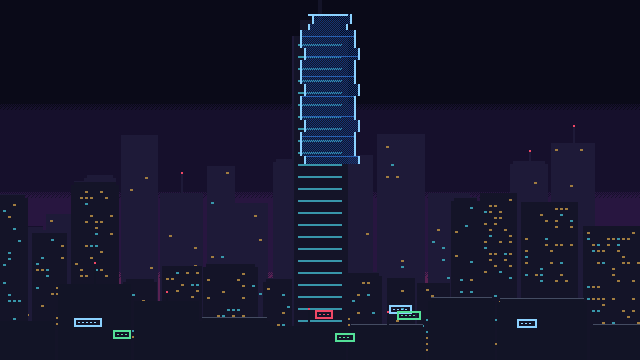
#> input picture Art/Export/backgrounds/city_night_composite.png, 640 x 360 px
$ python -i scene_oldtown.py   (imports and definitions only)
#> lines starting #> are read from the running program, lines starting #| are printed output that depends on the picture
### tools/art/artkit.py
"""코드 기반 아트 제작 도구 (Pillow).

이 게임의 그림(타일·UI·아이콘)은 AI 이미지 생성이 아니라 코드로 그린다.
레시피(Art/recipes/*.py)가 이 모듈의 함수로 그림을 만들고 PNG로 저장한다.
저장소 기준 상대 경로만 사용한다(공개 저장소 — 로컬 절대 경로 금지).
"""
from __future__ import annotations

import json
from pathlib import Path

from PIL import Image, ImageDraw, ImageFilter

REPO = Path(__file__).resolve().parents[2]
EXPORT = REPO / "Art" / "Export"

# 팔레트 [제안] — Docs/Art/art-pipeline.md 와 같은 값. 바꿀 때는 두 곳을 함께 고친다.
PALETTE = {
    "reality_bg": (24, 28, 36, 255),      # 현실 층 바닥(어두운 회청)
    "reality_wall": (58, 64, 78, 255),    # 현실 층 벽
    "reality_edge": (96, 104, 122, 255),  # 현실 층 윤곽
    "door": (170, 120, 60, 255),          # 문
    "bp_bg": (14, 52, 110, 255),          # 설계도 층 바탕(청사진)
    "bp_line": (150, 210, 255, 255),      # 설계도 선
    "bp_grid": (60, 120, 190, 255),       # 설계도 격자
    "accent": (255, 80, 110, 255),        # 경고·추적도
    "ok": (90, 230, 160, 255),            # 완료·통과
}


def canvas(w: int, h: int, color=(0, 0, 0, 0)) -> Image.Image:
    """투명(기본) RGBA 캔버스."""
    return Image.new("RGBA", (w, h), color)


# [8 lines left out: function grid, not called in this run]


def rect(img: Image.Image, box, outline=None, fill=None, width: int = 1) -> None:
    ImageDraw.Draw(img).rectangle(box, outline=outline, fill=fill, width=width)


def line(img: Image.Image, pts, color, width: int = 1) -> None:
    ImageDraw.Draw(img).line(pts, fill=color, width=width)


# [57 lines left out: functions arrow, glow, save, contact_sheet, not called in this run]


# ---------------------------------------------------------------------------
# 도트(픽셀아트) 도구 — D-035. 안티앨리어싱·블러 없이 픽셀 단위로만 그린다.
# ---------------------------------------------------------------------------

# 도트 공유 팔레트 [제안] — 문자 하나 = 색 하나. '.' 은 투명.
PIX = {
    ".": (0, 0, 0, 0),
    "K": (18, 20, 38, 255),     # 외곽선(짙은 남색)
    "0": (30, 34, 48, 255),     # 현실 바닥 어두움
    "1": (42, 48, 64, 255),     # 현실 바닥 밝음
    "2": (68, 76, 98, 255),     # 벽 중간
    "3": (104, 114, 140, 255),  # 벽 밝음·금속
    "4": (50, 56, 74, 255),     # 벽 어두움
    "D": (150, 96, 52, 255),    # 문
    "d": (100, 62, 34, 255),    # 문 어두움
    "h": (232, 200, 110, 255),  # 손잡이·하이라이트
    "G": (84, 224, 152, 255),   # 완료·통과(민트)
    "g": (36, 128, 92, 255),    # 민트 어두움
    "Y": (240, 210, 90, 255),   # 체크 지점
    "y": (150, 120, 40, 255),   # 체크 지점 어두움
    "R": (240, 72, 102, 255),   # 경고·추적도·조준
    "r": (140, 36, 60, 255),    # 경고 어두움
    "B": (18, 54, 118, 255),    # 청사진 바탕
    "b": (40, 96, 176, 255),    # 청사진 격자
    "C": (140, 210, 255, 255),  # 청사진 선
    "W": (236, 246, 255, 255),  # 흰 하이라이트
    "T": (40, 150, 160, 255),   # 인물 옷(청록)
    "t": (24, 92, 104, 255),    # 인물 옷 어두움
    "S": (226, 176, 140, 255),  # 피부
    # 배경(도시 야경) 전용 [제안]
    "a": (10, 10, 24, 255),     # 하늘 위
    "e": (22, 16, 44, 255),     # 하늘 중간
    "f": (40, 22, 64, 255),     # 하늘 아래
    "i": (88, 34, 82, 255),     # 지평선 스모그 빛
    "j": (30, 26, 56, 255),     # 먼 건물
    "k": (20, 20, 40, 255),     # 중간 건물
    "w": (160, 124, 64, 255),   # 창문 불빛(따뜻)
    "c": (56, 150, 170, 255),   # 창문 불빛(차가움)
    # 초상(96×96) 전용 [제안]
    "l": (248, 214, 188, 255),  # 피부 밝음
    "s": (196, 138, 118, 255),  # 피부 그림자
    "H": (64, 58, 92, 255),     # 머리카락(짙은 보라 회색)
    "J": (38, 34, 60, 255),     # 머리카락 어두움
    "U": (110, 104, 146, 255),  # 머리카락 하이라이트
    "v": (22, 74, 96, 255),     # 눈동자 어두움
    "m": (172, 96, 100, 255),   # 입
    # 인물 원화 기준(W-040, 2026-11-25) [제안] — 러너 주황 윈드브레이커·카키 바지·갈색 머리, 해커 남색 재킷
    "A": (252, 178, 92, 255),   # 주황 밝음
    "O": (236, 124, 46, 255),   # 주황
    "o": (170, 72, 36, 255),    # 주황 어두움
    "x": (156, 146, 104, 255),  # 카키
    "z": (100, 94, 66, 255),    # 카키 어두움
    "p": (110, 70, 44, 255),    # 갈색 머리
    "E": (62, 38, 30, 255),     # 갈색 머리 어두움
    "n": (48, 54, 96, 255),     # 남색 재킷
    "N": (30, 32, 62, 255),     # 남색 재킷 어두움
}


def draw_poly(im: Image.Image, pts, ch: str) -> None:
    """안티앨리어싱 없는 다각형 채우기(팔레트 문자)."""
    ImageDraw.Draw(im).polygon(pts, fill=PIX[ch])


# [7 lines left out: function draw_ellipse, not called in this run]


def draw_line(im: Image.Image, pts, ch: str, width: int = 1) -> None:
    ImageDraw.Draw(im).line(pts, fill=PIX[ch], width=width)


# [16 lines left out: functions pmap, pset, not called in this run]


def pfill(im: Image.Image, x0: int, y0: int, x1: int, y1: int, ch: str) -> None:
    """양 끝 포함 사각 채우기."""
    for y in range(max(0, y0), min(im.height - 1, y1) + 1):
        for x in range(max(0, x0), min(im.width - 1, x1) + 1):
            im.putpixel((x, y), PIX[ch])


def pbox(im: Image.Image, x0: int, y0: int, x1: int, y1: int, ch: str) -> None:
    """양 끝 포함 1px 테두리."""
    for x in range(x0, x1 + 1):
        im.putpixel((x, y0), PIX[ch]); im.putpixel((x, y1), PIX[ch])
    for y in range(y0, y1 + 1):
        im.putpixel((x0, y), PIX[ch]); im.putpixel((x1, y), PIX[ch])


# [17 lines left out: functions recolor, over, not called in this run]


def upscale(im: Image.Image, k: int) -> Image.Image:
    """정수 배율 Nearest 확대(미리보기용)."""
    return im.resize((im.width * k, im.height * k), Image.NEAREST)


# [26 lines left out: functions palette_check, mask_draw, outline_outside, not called in this run]

### Art/recipes/scene_building.py
"""측면 단면도 테스트 맵 아트 시안 — D-063~D-066, 02-02 §0-2

- 맵 = 3층 × 5섹터(섹터 160×96) + 지붕·지면. 화면보다 크다(D-063: 일부만 보임)
- 방마다 다른 실내(로비·복도·창고·계단실·사무실·서버실·엘리베이터), 창 너머 도시 야경
- 오브젝트(문·계단 셔터·엘리베이터·차단막·출구·단말·중계기)는 현실/설계도 두 상태를 따로 그린다
- 이펙트·파티클 없음(D-040), 공유 팔레트, 안티앨리어싱 없음
[시안] 테스트 맵 배치는 임시(레벨 기획 전)
"""
from PIL import Image

from artkit import (EXPORT, PIX, canvas, draw_line, draw_poly, outline_outside, over, palette_check,
                    pbox, pfill, pset, save, upscale)
from pixfont import draw_text, text_width
from ui_mvp import badge, frame, gauge, window_frame

SW, SH = 160, 96           # 섹터 크기
COLS, FLOORS = 5, 3
ROOF, GROUND = 24, 32
MW, MH = SW * COLS, ROOF + SH * FLOORS + GROUND   # 800 × 344
WALL = 6                    # 바닥·천장 두께

# 섹터 종류(층은 위에서부터 0) — 임시 테스트 맵
ROOMS = [
    ["office", "office", "server", "corridor", "elevator"],
    ["office", "corridor", "corridor", "stairs", "elevator"],
    ["lobby", "corridor", "storage", "storage", "stairs"],
]


def sx(c): return c * SW
def sy(f): return ROOF + f * SH


# [6 lines left out: function dither, not called in this run]


def window(im, x, y, w, h, city, ox):
    view = city.crop((ox, 120, ox + w, 120 + h))
    im.alpha_composite(view, (x, y))
    pbox(im, x - 1, y - 1, x + w, y + h, "2")
    pfill(im, x + w // 2, y, x + w // 2, y + h - 1, "2")


def room(im, kind, c, f, city):
    x0, y0 = sx(c), sy(f)
    x1, y1 = x0 + SW - 1, y0 + SH - 1
    wall = {"lobby": "1", "corridor": "0", "storage": "4", "office": "1", "server": "a",
            "stairs": "0", "elevator": "k"}[kind]
    pfill(im, x0, y0 + WALL, x1, y1 - WALL, wall)
    pfill(im, x0, y1 - WALL + 1, x1, y1, "2")             # 바닥 슬래브
    pfill(im, x0, y1 - WALL + 1, x1, y1 - WALL + 1, "3")
    fy = y1 - WALL                                        # 바닥 높이(걷는 선)
    if kind == "lobby":
        window(im, x0 + 14, y0 + 18, 48, 40, city, 40 + c * 50)
        pfill(im, x0 + 90, fy - 22, x0 + 140, fy, "2"); pfill(im, x0 + 90, fy - 22, x0 + 140, fy - 20, "3")  # 안내 데스크
        pfill(im, x0 + 70, fy - 30, x0 + 74, fy, "g"); pfill(im, x0 + 66, fy - 38, x0 + 78, fy - 28, "G")   # 화분
    elif kind == "corridor":
        for lx in (x0 + 40, x0 + 120):                    # 천장 조명
            pfill(im, lx - 8, y0 + WALL, lx + 8, y0 + WALL + 2, "3")
        pfill(im, x0 + 70, y0 + 30, x0 + 90, y0 + 44, "B"); pbox(im, x0 + 70, y0 + 30, x0 + 90, y0 + 44, "C")  # 안내판
    elif kind == "storage":
        for i, (bx, h) in enumerate([(10, 34), (46, 50), (84, 26), (120, 42)]):
            pfill(im, x0 + bx, fy - h, x0 + bx + 30, fy, "D" if i % 2 else "d")
            pbox(im, x0 + bx, fy - h, x0 + bx + 30, fy, "K")
            pfill(im, x0 + bx + 4, fy - h + 4, x0 + bx + 26, fy - h + 5, "h")
    elif kind == "office":
        window(im, x0 + 20, y0 + 16, 120, 34, city, 200 + c * 40)
        for dx in (20, 90):                               # 책상 + 모니터
            pfill(im, x0 + dx, fy - 16, x0 + dx + 44, fy - 14, "3"); pfill(im, x0 + dx + 2, fy - 13, x0 + dx + 4, fy, "4")
            pfill(im, x0 + dx + 14, fy - 30, x0 + dx + 30, fy - 18, "K"); pfill(im, x0 + dx + 16, fy - 28, x0 + dx + 28, fy - 20, "B")
    elif kind == "server":
        for bx in range(10, 150, 28):                     # 서버 랙
            pfill(im, x0 + bx, y0 + 16, x0 + bx + 20, fy, "k"); pbox(im, x0 + bx, y0 + 16, x0 + bx + 20, fy, "K")
            for ly in range(y0 + 22, fy - 4, 6):
                pset(im, x0 + bx + 4, ly, "G" if (bx + ly) % 3 else "R")
    elif kind == "stairs":
        for i in range(12):                               # 계단 사선
            pfill(im, x0 + 40 + i * 7, fy - i * 6 - 6, x0 + 46 + i * 7, fy - i * 6, "3")
        draw_line(im, [(x0 + 40, fy - 20), (x0 + 124, fy - 90)], "2", 2)  # 난간
    elif kind == "elevator":
        pfill(im, x0 + 50, y0 + WALL, x0 + 110, y1 - WALL, "a")          # 승강로
        pfill(im, x0 + 78, y0 + WALL, x0 + 82, y1 - WALL, "2")           # 케이블
    pbox(im, x0, y0, x1, y1, "K")


# [118 lines left out: functions building, door, shutter, elevator_car, blocker, exit_sign and 5 more, not called in this run]


# 오브젝트 배치(맵 좌표): (이름, 그림 함수, x, y_바닥기준, 층)
def place(im, sprite, c, f, x_in, from_floor=True):
    fy = sy(f) + SH - WALL
    im.alpha_composite(sprite, (sx(c) + x_in, fy - sprite.height if from_floor else sy(f) + WALL))


# [19 lines left out: function map_with_objects, not called in this run]


def upscale_courier():
    return Image.open(EXPORT / "sprites/courier_right.png").convert("RGBA")


# [40 lines left out: functions game_mockup, build, not called in this run]

### tools/art/pixfont.py
"""5×7 도트 글꼴(대문자·숫자·일부 기호) — UI 아트·키 표시용.

이 프로젝트에서 새로 작성한 글리프다(외부 글꼴 복사 아님).
본문 텍스트용 글꼴은 별도로 정한다(OFL 등 재배포 가능 글꼴).
"""
from PIL import Image

from artkit import PIX

G = {
    "A": ".###.|#...#|#...#|#####|#...#|#...#|#...#",
    "B": "####.|#...#|#...#|####.|#...#|#...#|####.",
    "C": ".###.|#...#|#....|#....|#....|#...#|.###.",
    "D": "####.|#...#|#...#|#...#|#...#|#...#|####.",
    "E": "#####|#....|#....|####.|#....|#....|#####",
    "F": "#####|#....|#....|####.|#....|#....|#....",
    "G": ".###.|#...#|#....|#.###|#...#|#...#|.####",
    "H": "#...#|#...#|#...#|#####|#...#|#...#|#...#",
    "I": ".###.|..#..|..#..|..#..|..#..|..#..|.###.",
    "J": "..###|...#.|...#.|...#.|...#.|#..#.|.##..",
    "K": "#...#|#..#.|#.#..|##...|#.#..|#..#.|#...#",
    "L": "#....|#....|#....|#....|#....|#....|#####",
    "M": "#...#|##.##|#.#.#|#.#.#|#...#|#...#|#...#",
    "N": "#...#|#...#|##..#|#.#.#|#..##|#...#|#...#",
    "O": ".###.|#...#|#...#|#...#|#...#|#...#|.###.",
    "P": "####.|#...#|#...#|####.|#....|#....|#....",
    "Q": ".###.|#...#|#...#|#...#|#.#.#|#..#.|.##.#",
    "R": "####.|#...#|#...#|####.|#.#..|#..#.|#...#",
    "S": ".####|#....|#....|.###.|....#|....#|####.",
    "T": "#####|..#..|..#..|..#..|..#..|..#..|..#..",
    "U": "#...#|#...#|#...#|#...#|#...#|#...#|.###.",
    "V": "#...#|#...#|#...#|#...#|#...#|.#.#.|..#..",
    "W": "#...#|#...#|#...#|#.#.#|#.#.#|#.#.#|.#.#.",
    "X": "#...#|#...#|.#.#.|..#..|.#.#.|#...#|#...#",
    "Y": "#...#|#...#|.#.#.|..#..|..#..|..#..|..#..",
    "Z": "#####|....#|...#.|..#..|.#...|#....|#####",
    "0": ".###.|#...#|#..##|#.#.#|##..#|#...#|.###.",
    "1": "..#..|.##..|..#..|..#..|..#..|..#..|.###.",
    "2": ".###.|#...#|....#|...#.|..#..|.#...|#####",
    "3": "####.|....#|....#|.###.|....#|....#|####.",
    "4": "...#.|..##.|.#.#.|#..#.|#####|...#.|...#.",
    "5": "#####|#....|####.|....#|....#|#...#|.###.",
    "6": "..##.|.#...|#....|####.|#...#|#...#|.###.",
    "7": "#####|....#|...#.|..#..|.#...|.#...|.#...",
    "8": ".###.|#...#|#...#|.###.|#...#|#...#|.###.",
    "9": ".###.|#...#|#...#|.####|....#|...#.|.##..",
    " ": ".....|.....|.....|.....|.....|.....|.....",
    "]": ".###.|...#.|...#.|...#.|...#.|...#.|.###.",
    "[": ".###.|.#...|.#...|.#...|.#...|.#...|.###.",
    ">": ".#...|..#..|...#.|....#|...#.|..#..|.#...",
    "<": "...#.|..#..|.#...|#....|.#...|..#..|...#.",
    "/": "....#|....#|...#.|..#..|.#...|#....|#....",
    ":": ".....|..#..|..#..|.....|..#..|..#..|.....",
    "-": ".....|.....|.....|#####|.....|.....|.....",
    ".": ".....|.....|.....|.....|.....|.##..|.##..",
    "!": "..#..|..#..|..#..|..#..|..#..|.....|..#..",
    "?": ".###.|#...#|....#|...#.|..#..|.....|..#..",
    "'": "..#..|..#..|.#...|.....|.....|.....|.....",
    "↑": "..#..|.###.|#.#.#|..#..|..#..|..#..|..#..",
    "↓": "..#..|..#..|..#..|..#..|#.#.#|.###.|..#..",
    "★": "..#..|..#..|#####|.###.|.###.|##.##|#...#",
    "#": ".#.#.|.#.#.|#####|.#.#.|#####|.#.#.|.#.#.",
    "(": "...#.|..#..|.#...|.#...|.#...|..#..|...#.",
    ")": ".#...|..#..|...#.|...#.|...#.|..#..|.#...",
    ",": ".....|.....|.....|.....|.##..|..#..|.#...",
    "_": ".....|.....|.....|.....|.....|.....|#####",
    "%": "##..#|##..#|...#.|..#..|.#...|#..##|#..##",
}
W, H, SP = 5, 7, 1


def text_width(s: str) -> int:
    return len(s) * (W + SP) - SP if s else 0


def draw_text(im: Image.Image, x: int, y: int, s: str, ch: str) -> int:
    """대문자로 바꿔 그린다. 반환값: 그린 폭."""
    px = im.load()
    for i, c in enumerate(s.upper()):
        rows = G.get(c, G["?"]).split("|")
        for gy, row in enumerate(rows):
            for gx, v in enumerate(row):
                if v == "#":
                    X, Y = x + i * (W + SP) + gx, y + gy
                    if 0 <= X < im.width and 0 <= Y < im.height:
                        px[X, Y] = PIX[ch]
    return text_width(s)


# [12 lines left out: function atlas, not called in this run]

### Art/recipes/scene_oldtown.py
"""챕터 1(구시가지 여러 빌딩, D-067) 맵·이동형 오브젝트 시안 — 02-02 §0-3(위치 어긋남 제안), 03-01 §2

- 맵 = 건물 A(왼쪽, 2층 + 옥상) · 골목 틈 · 건물 B(오른쪽, 3층)
- 낡은 벽돌 외벽, 옛 상가·셋방·세탁소 실내, 골목 틈은 바닥 없이 도시가 보임
- 이동형 오브젝트: 건물 사이 철판 다리(단계 0~3, 1단계 32px), 옥상 간판 발판
[시안] 배치는 03-01 §2 제안
"""
from PIL import Image

import scene_building as sb
import scene_home as sh
from artkit import EXPORT, PIX, canvas, draw_line, over, palette_check, pbox, pfill, pset, save, upscale
from pixfont import draw_text

# 층 0 = 옥상층(3F), 1 = 2F, 2 = 1F. None = 하늘(건물 없음), "gap" = 골목 틈
ROWS = [
    ["roof", "roof", "gap", "flat", "flat"],
    ["flat", "stairs", "gap", "corridor", "stairs"],
    ["shop", "stairs", "alley", "lobby", "stairs"],
]
BRICK, BRICK_D = "d", "D"


def brick_wall(im, x0, y0, x1, y1):
    """외벽 단면: 어두운 벽돌색 띠 + 테두리(사다리처럼 보이지 않게 단색)."""
    pfill(im, x0, y0, x1, y1, BRICK)
    pbox(im, x0, y0, x1, y1, "K")


def room(im, kind, c, f, city):
    x0, y0 = sb.sx(c), sb.sy(f)
    x1, y1 = x0 + sb.SW - 1, y0 + sb.SH - 1
    fy = y1 - sb.WALL
    if kind in ("gap", "alley"):
        cx = (x0 + 120) % 480 if (x0 + 120) % 480 < 260 or (x0 + 120) % 480 > 360 else 380   # 관리 타워(청사진) 구역을 피해 자름
        im.alpha_composite(city.crop((cx, y0, cx + sb.SW, y0 + sb.SH)), (x0, y0))
        if kind == "alley":                                   # 1층 골목: 철망(통행 불가)
            pfill(im, x0, fy + 1, x1, y1, "4")
            for x in range(x0 + 4, x1, 8):
                draw_line(im, [(x, fy - 40), (x + 8, fy)], "2"); draw_line(im, [(x + 8, fy - 40), (x, fy)], "2")
            pfill(im, x0, fy - 42, x1, fy - 41, "3")
        return
    if kind == "roof":                                        # 옥상: 하늘 + 난간 + 물탱크(관리 타워 구역을 피해 자름)
        im.alpha_composite(city.crop((420, y0, 420 + sb.SW, y0 + sb.SH)), (x0, y0))
        pfill(im, x0, fy + 1, x1, y1, "2"); pfill(im, x0, fy + 1, x1, fy + 1, "3")
        for x in range(x0, x1, 10):
            pfill(im, x, fy - 12, x + 1, fy, "3")
        pfill(im, x0, fy - 12, x1, fy - 11, "3")
        if c == 0:
            pfill(im, x0 + 30, fy - 40, x0 + 70, fy, "4"); pbox(im, x0 + 30, fy - 40, x0 + 70, fy, "K")
        return
    if kind == "shop":
        pfill(im, x0, y0 + sb.WALL, x1, y1 - sb.WALL, "1")
        pfill(im, x0 + 10, fy - 30, x0 + 80, fy, "4"); pfill(im, x0 + 10, fy - 32, x0 + 80, fy - 30, "3")   # 진열대
        for i in range(5):
            pfill(im, x0 + 14 + i * 13, fy - 28, x0 + 22 + i * 13, fy - 20, "RGYCh"[i])
        pfill(im, x0 + 100, y0 + 20, x0 + 150, y0 + 34, "R"); draw_text(im, x0 + 104, y0 + 24, "24H", "W")
        pfill(im, x0, y1 - sb.WALL + 1, x1, y1, "2"); pbox(im, x0, y0, x1, y1, "K")
        return
    if kind == "flat":                                        # 셋방: 낡은 벽지, 창, 옷걸이
        pfill(im, x0, y0 + sb.WALL, x1, y1 - sb.WALL, "4")
        for x in range(x0 + 6, x1, 12):
            pfill(im, x, y0 + sb.WALL, x, y1 - sb.WALL, "2")
        sb.window(im, x0 + 20, y0 + 18, 44, 30, city, 120 + c * 30)
        draw_line(im, [(x0 + 90, y0 + 20), (x0 + 150, y0 + 20)], "3")
        for i, col in enumerate("RYG"):
            pfill(im, x0 + 96 + i * 18, y0 + 21, x0 + 106 + i * 18, y0 + 40, col)
        pfill(im, x0, y1 - sb.WALL + 1, x1, y1, "2"); pbox(im, x0, y0, x1, y1, "K")
        return
    sb.room(im, kind, c, f, city)


STEP = 40          # 1단계 이동 거리(px). 4단계면 틈(160px)을 다 덮는다


def bridge(step):
    """철판 다리 그림(160×8). 단계 0 = 건물 A 안에 접혀 있음, 단계 4 = 틈을 다 덮음."""
    im = canvas(160, 8)
    pfill(im, 0, 0, 159, 5, "3"); pfill(im, 0, 6, 159, 7, "4"); pbox(im, 0, 0, 159, 7, "K")
    for x in range(6, 154, 12):
        pset(im, x, 3, "2")
    return im


def sign_plank():
    """옥상 간판(발판으로 쓰는 낡은 간판)."""
    im = canvas(96, 14)
    pfill(im, 0, 0, 95, 13, "R"); pbox(im, 0, 0, 95, 13, "K"); draw_text(im, 6, 4, "HOTEL ROSE", "W")
    return im


def base():
    floors, cols = len(ROWS), len(ROWS[0])
    mw, mh = sb.SW * cols, sb.ROOF + sb.SH * floors + sb.GROUND
    city = Image.open(EXPORT / "backgrounds/city_night_composite.png").convert("RGBA")
#> city is the input picture: PIL image 640x360 RGBA; mean R, G, B, A 21.1, 21.1, 43, 255
    im = canvas(mw, mh, PIX["a"])
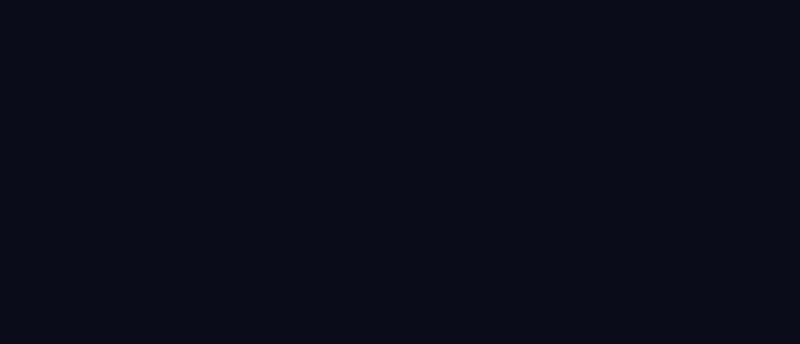
#> im: PIL image 800x344 RGBA; mean R, G, B, A 10, 10, 24, 255
    im.alpha_composite(city.crop((0, 0, 640, mh)), (0, 0))
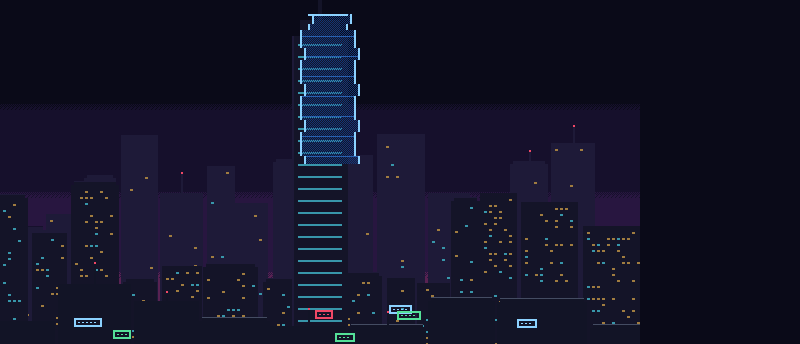
#> im: PIL image 800x344 RGBA; mean R, G, B, A 19, 18.9, 39.4, 255
    im.alpha_composite(city.crop((480, 0, 640, mh)), (640, 0))
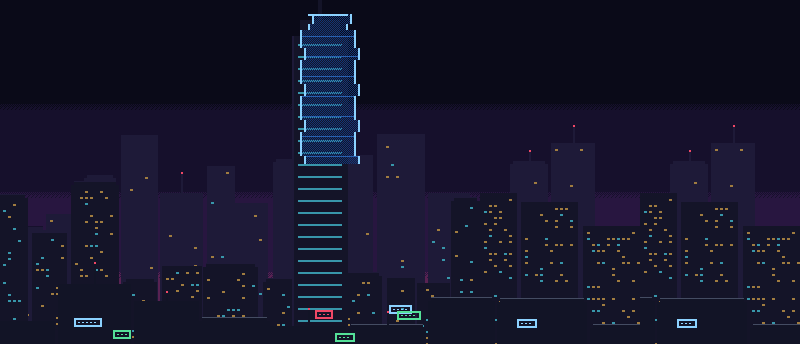
#> im: PIL image 800x344 RGBA; mean R, G, B, A 21, 20.7, 42.4, 255
    for f, row in enumerate(ROWS):
        for c, kind in enumerate(row):
            room(im, kind, c, f, city)
    # 외벽(벽돌): 건물 A 오른쪽 끝, 건물 B 왼쪽 끝 바깥면
    brick_wall(im, sb.sx(2) - 6, sb.sy(1), sb.sx(2) - 1, sb.sy(3) - 1)
#> in brick_wall, `pfill(im, x0, y0, x1, y1, BRICK)`:
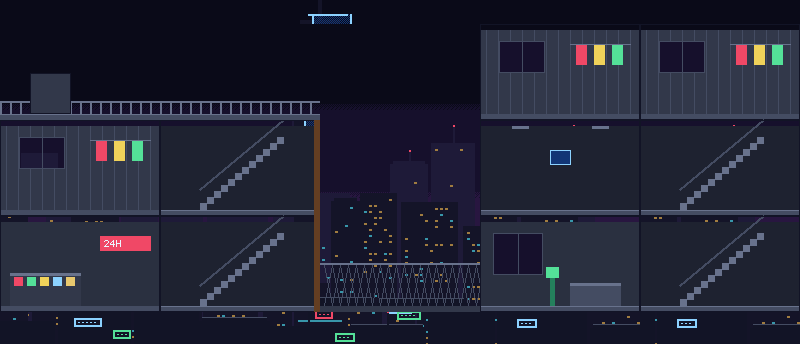
#> im: PIL image 800x344 RGBA; mean R, G, B, A 33.4, 35.5, 52.3, 255
    brick_wall(im, sb.sx(3), sb.sy(0), sb.sx(3) + 5, sb.sy(3) - 1)
    pfill(im, 0, sb.sy(floors), mw - 1, mh - 1, "K"); pfill(im, 0, sb.sy(floors), mw - 1, sb.sy(floors) + 1, "2")
#> after `pfill(im, 0, sb.sy(floors), mw - 1, sb.sy(floors) + 1, '2')`:
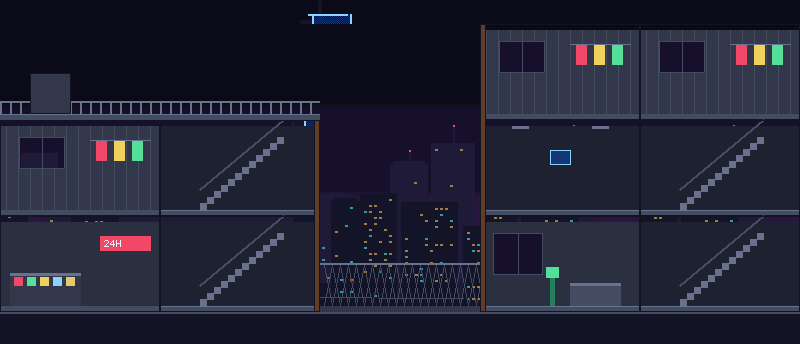
#> im: PIL image 800x344 RGBA; mean R, G, B, A 33.4, 35.1, 51.9, 255
    return im


def preview(step=4):
    im = base()
    fy2 = sb.sy(1) + sb.SH - sb.WALL                          # 2F 바닥선
    bx = sb.sx(2) - 160 + step * STEP                         # 단계 0 = 건물 A 안에 접혀 있음
    im.alpha_composite(bridge(step), (bx, fy2 - 2))
    im.alpha_composite(sign_plank(), (sb.sx(2) + 32, sb.sy(0) + sb.SH - sb.WALL - 2))
    sb.place(im, sb.terminal(), 4, 0, 90)
    pfill(im, sb.sx(3) + 130, sb.sy(2) + sb.SH - sb.WALL - 40, sb.sx(3) + 146, sb.sy(2) + sb.SH - sb.WALL - 1, "g")
    im.alpha_composite(sb.exit_sign(), (sb.sx(3) + 124, sb.sy(2) + sb.SH - sb.WALL - 58))
    sb.place(im, sh.runner("right"), 0, 2, 20)
    return im


def build():
    made = []
    b = base()
    assert not palette_check(b)
    made.append(save(b, "scenes/ch1_oldtown1_base.png", {"status": "시안", "note": "챕터 1 구시가지 맵 배경(오브젝트 제외)",
                                                         "sector": [sb.SW, sb.SH], "roof": sb.ROOF, "wall": sb.WALL,
                                                         "floors": len(ROWS), "cols": len(ROWS[0])}))
    for st in (0, 2, 4):
        made.append(save(upscale(preview(st), 2), f"preview/ch1_oldtown1_step{st}_x2.png", {"status": "미리보기"}))
    made.append(save(bridge(0), "objects/bridge_plate.png", {"status": "시안", "note": "이동형, 1단계 40px, 0~4단계"}))
    made.append(save(sb.bp_outline(bridge(0)), "objects/bp_bridge_plate.png", {"status": "시안", "layer": "blueprint"}))
    made.append(save(sign_plank(), "objects/sign_plank.png", {"status": "시안"}))
    return made

>>> result = base()
